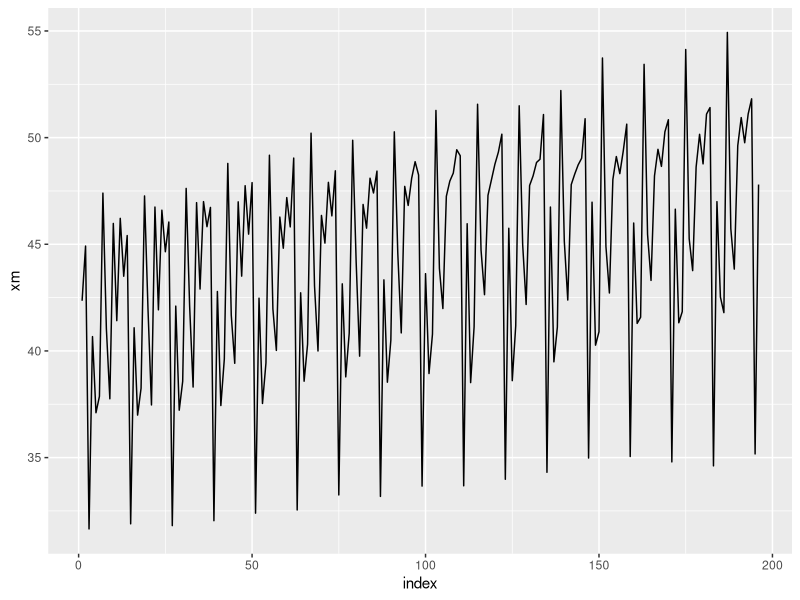
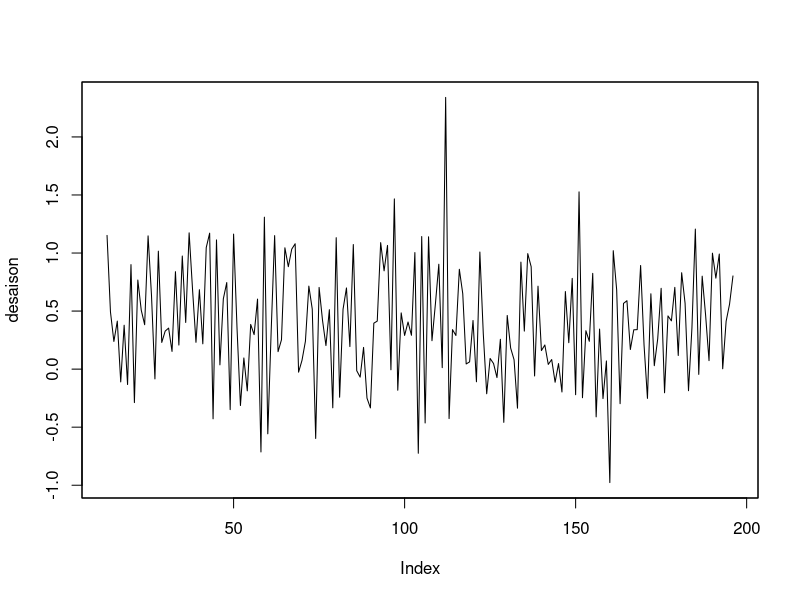
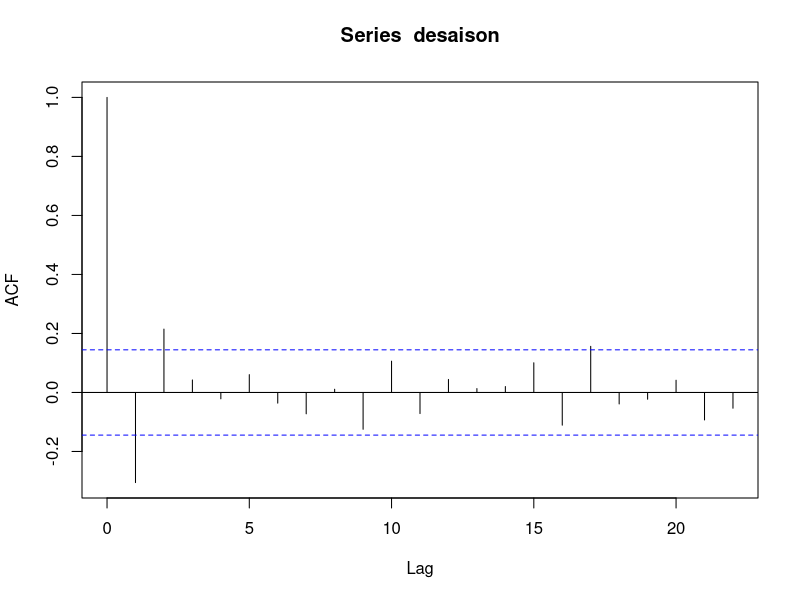
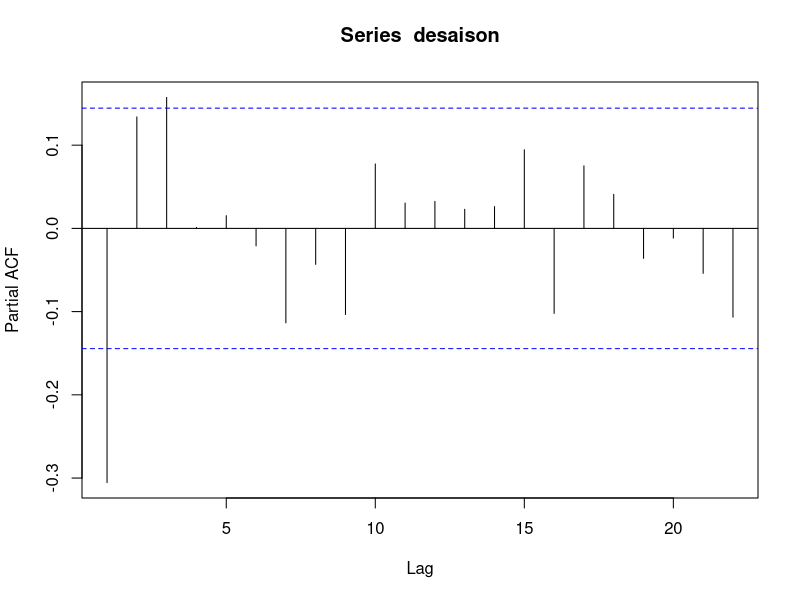
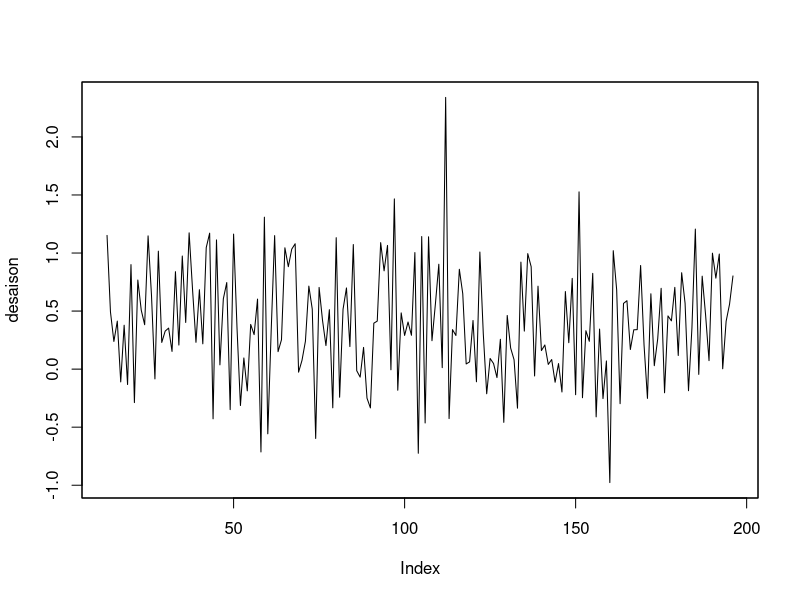

Generate these figures, in order, with R:
## ---- chunk 1
rm(list = ls())
require(zoo) #format de serie temporelle pratique et facile d'utilisation (mais plus volumineux)
library("ggplot2")
library("tseries") # contient plus des fonctions pour séries temporelles
## ---- chunk 2
donnees1 = read.csv(file="./Donnees/Donnees1.csv")

xm.source = zoo(donnees1)
n = length(donnees1$XM) - 4
xm = zoo(donnees1$XM[1:n])
## ---- chunk 3
index = 1:n
data_display = as.data.frame(cbind(index,xm))
p1 = ggplot(data = data_display) + geom_line(aes(x=index,y=xm))
p1
## ---- chunk 4
desaison = xm - lag(xm,-12)
plot(desaison)
## ---- chunk 5
acf(desaison)
## ---- chunk 6
pacf(desaison)
## ---- chunk 7
plot(desaison)
pp.test(desaison)
## ---- chunk 8
arima302 = arima(desaison - mean(desaison), c(3,0,2))

stats::Box.test(arima302$residuals,lag = 6, type="Ljung-Box",fitdf = 5)

## ---- chunk 9
Qtests <- function(series, k, fitdf = 0){
  my_func<- function(l){
    pval = if(l<=fitdf) NA else Box.test(series,lag = l, type ="Ljung-Box",fitdf=fitdf)$p.value
    return(c("lag"=l,"pval"=pval))
  }

  pvals <- apply(matrix(1:k), 1, FUN = my_func)
  return(t(pvals))
}

Qtests(arima302$residuals, 25, 5) # test de Ljung-Box pour les ordres de 1 à 24
round(Qtests(arima302$residuals,24,fitdf=5),3)
## ---- chunk 10
signif <- function(estim){
  coef <- estim$coef
  se = sqrt(diag(estim$var.coef))
  t <- coef/se
  
  pval <- (1-pnorm(abs(t)))*2 # formule de la pvaleur pour un test de Student : on le retrouve facilement par le calcul
  return(rbind(coef,se,pval))
}

signif(arima302)
## ---- chunk 11
y = desaison - mean(desaison)

arimafit <- function(estim){
  adjust <- round(signif(estim),3)
  pvals <- Qtests(estim$residuals,24,length(estim$coef)-1)
  pvals <- matrix(apply(matrix(1:24,nrow=6),2,function(c) round(pvals[c,],3)),nrow=6)
  colnames(pvals) <- rep(c("lag", "pval"),4)
  cat("tests de nullite des coefficients :\n")
  print(adjust)
  cat("\n tests d'absence d'autocorrelation des residus : \n")
  print(pvals)
}

estim <- arima(y,c(1,0,0)); arimafit(estim)
# 

estim <- arima(y,c(2,0,0)); arimafit(estim)
# 

estim <- arima(y,c(3,0,0)); arimafit(estim)
# 
ar3 <- estim

estim <- arima(y,c(0,0,1)); arimafit(estim)
# 

estim <- arima(y,c(0,0,2)); arimafit(estim)
# 
ma2 <- estim

estim <- arima(y,c(1,0,1)); arimafit(estim)
# 

estim <- arima(y,c(1,0,2)); arimafit(estim)
# 

estim <- arima(y,c(2,0,1)); arimafit(estim)
# 
ar2ma1 <- estim

estim <- arima(y,c(2,0,2)); arimafit(estim)
# 


# 
models <- c("ar3","ma2","ar2ma1"); names(models) <- models
apply(as.matrix(models),1, function(m) c("AIC"=AIC(get(m)), "BIC"=BIC(get(m))))

## ---- chunk 12
##
models <-  c("ar3","ma2","ar2ma1")
preds <- zoo(matrix(NA,ncol=3,nrow=4),order.by=tail(index(xm.source),4))
colnames(preds) <- models
desaisonp <- preds #
xmp <- preds #

##
for (m in models){
  pred1 <- mean(desaison) + zoo(predict(get(m),4)$pred, order.by=tail(index(xm.source),4))
  pred2 <- as.numeric(tail(xm,12))[1:4] + pred1 # parce qu'on avait différencier de 12 en 12
  desaisonp[,m] <- pred1
  xmp[,m] <- pred2
}

obs <- tail(xm.source,4) #on stocke les valeurs observées
cbind(obs,xmp) #on les ajoute dans xmp
apply(xmp,2, function(x) sqrt(sum((x-obs)^2)/4)/sd(xm.source)) #calcul des RMSE

